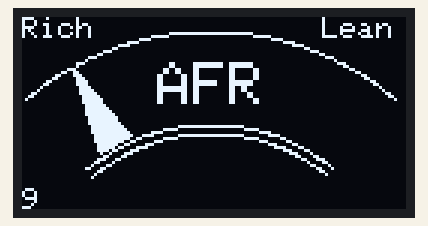
This sketch was run on a simulated Arduino Uno, built with avr-gcc and run on an emulated ATmega328P. Shown: 128×64 one-colour display.

Above: at 0.53 s.
At 5.33 s:
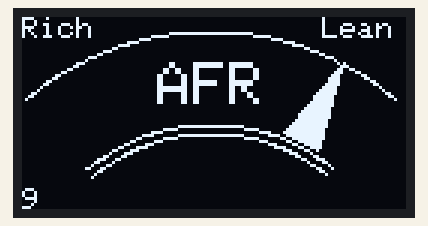
At 10.44 s:
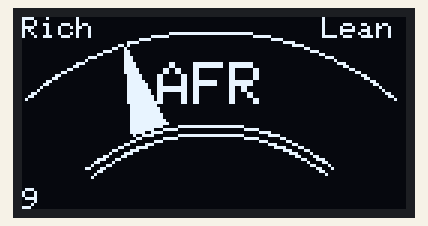
At 20.34 s:
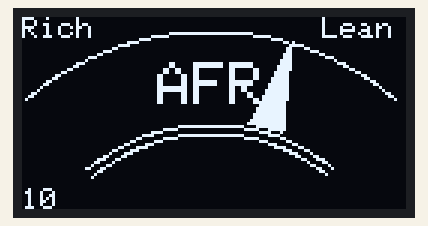
At 29.93 s:
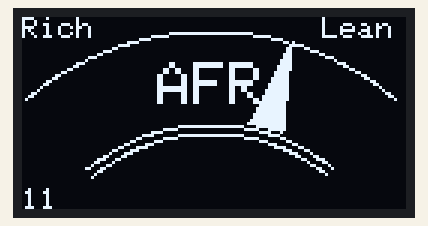
At 39.83 s:
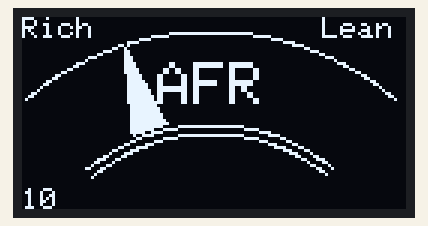

The sketch:

Circular-Gauge-Demo.ino
```cpp
#include "Circular_Gauge.h"

#define afrMin 9
#define afrMax 19

Circular_Gauge gauge(afrMin, afrMax, true);

void setup()   {
  Serial.begin(19200);
  gauge.begin();
}

void loop() {
  float value = getTestValue();
  gauge.drawGaugeData(value);
}

float testVal = afrMin;
float inc = 0.2;
boolean increase = true;
float getTestValue() {
  if (testVal >= afrMax) increase = false;
  if (testVal <= afrMin) increase = true;
  if (increase) testVal+=inc;
  else testVal-=inc;
  return testVal;
}
```

Circular_Gauge.cpp
```cpp
#include <SPI.h>
#include <Wire.h>
#include <Adafruit_GFX.h>
#include <Adafruit_SSD1306.h>
#include "Circular_Gauge.h"

#define OLED_RESET 4
Adafruit_SSD1306 display(OLED_RESET);

#if (SSD1306_LCDHEIGHT != 64)
#error("Height incorrect, please fix Adafruit_SSD1306.h!");
#endif

#define pi 3.14159265359
#define pi2 2 * pi

float startAngleD, startAngle;
float endAngleD, endAngle;
int centerX, centerY, radius;
bool _includeRenderTime;
unsigned long renderTime = 0;

int gaugeMin, gaugeMax;

Circular_Gauge::Circular_Gauge(int min, int max) : Circular_Gauge(min, max, false) { }

Circular_Gauge::Circular_Gauge(int min, int max, bool includeRenderTime = false) {
    float centerD = 270; //Angle where the center of the gauge will be
    float widthD = 40; //Angle that the gauge will be wide

    startAngleD = centerD - widthD;
    endAngleD   = centerD + widthD;

    centerX    = 63;//    Center of arc X (pixels)
    centerY    = 100;//    Center of arc Y (pixels)
    radius     = 65;//    Radious of arc (pixels)

    startAngle = startAngleD / 360 * pi2;
    endAngle   = endAngleD   / 360 * pi2;

    gaugeMin = min;
    gaugeMax = max;
    _includeRenderTime = includeRenderTime;
}

void drawRenderTime() {
    if (!_includeRenderTime) return;

    display.setTextColor(INVERSE);
    display.setCursor(0,57);
    display.setTextSize(1);
    display.println(renderTime);
}

void drawValue(char* value) {
    display.setTextColor(INVERSE);
    display.setTextSize(2);
    display.setCursor(34,50);
    display.println(value);
}

char* floatToString(float value) {
    char afr[6];
    dtostrf( value, 5, 2, afr);       // float, width, precision, buffer
    return afr;
}

float scale(float inScaleMin, float inScaleMax, float outScaleMin, float outScaleMax, float value){
    return ((value - inScaleMin) / (inScaleMax - inScaleMin) * (outScaleMax-outScaleMin)) + outScaleMin;
}

float angleToXD(float centerX, float radius, float angleD) {
    float angle = (angleD / 360) * (pi2);
    return centerX+radius*cos(angle); // Calculate arc point (X)
}
float angleToYD(float centerY, float radius, float angleD) {
    float angle = (angleD / 360) * (pi2);
    return centerY+radius*sin(angle); // Calculate arc point (Y)
}

void drawArc(float startAngle, float endAngle, float segments, int centerX, int centerY, int radius) {
    float resolution = (endAngle-startAngle)/segments; // Calculates steps in arc based on segments
    float x = centerX+radius*cos(startAngle); // Calculate start point of arc (X)
    float y = centerY+radius*sin(startAngle); // Calculate start point of arc (Y)
    display.writePixel(x,y,WHITE); // Place starting point of arc

    for (float angle = startAngle; angle < endAngle; angle += resolution) { // Sweep arc
        x = centerX+radius*cos(angle); // Calculate arc point (X)
        y = centerY+radius*sin(angle); // Calculate arc point (Y)
        display.writePixel(x,y,WHITE);
    }
}

void drawNeedle(float angle, float startAngle, float endAngle, float centerX, float centerY, int radius, int color){
    float leftX = angleToXD(centerX, radius+1, angle - 5);
    float leftY = angleToYD(centerY, radius+1, angle - 5);

    float rightX = angleToXD(centerX, radius+1, angle + 5);
    float rightY = angleToYD(centerY, radius+1, angle + 5);

    float topX = angleToXD(centerX, radius+30, angle);
    float topY = angleToYD(centerY, radius+30, angle);

    display.fillTriangle(leftX,leftY,topX,topY,rightX,rightY,color);
}

void drawGaugeLines(float startAngle, float endAngle, float centerX, float centerY, int radius){
    drawArc(startAngle, endAngle, 150, centerX, centerY, radius + 30);
    drawArc(startAngle, endAngle, 110, centerX, centerY, radius - 1);
    drawArc(startAngle, endAngle, 110, centerX, centerY, radius - 4);
}

void drawGaugeFrame() {
    display.clearDisplay();
    display.setTextColor(WHITE);
    display.setTextSize(1);

    display.setCursor(0, 0);
    display.println("Rich");
    display.setCursor(100, 0);
    display.println("Lean");

    display.setTextSize(2);
    display.setCursor(45,15);
    display.println("AFR");

    drawGaugeLines(startAngle, endAngle, centerX, centerY, 65);
}

void Circular_Gauge::drawGaugeData(float value) {
    float angle = scale(gaugeMin,gaugeMax,startAngleD,endAngleD,value);
    char* afr = floatToString(value);

    drawValue(afr);
    drawNeedle(angle, startAngle, endAngle, centerX, centerY, radius, INVERSE);
    renderTime = millis() - renderTime;
    drawRenderTime();
    display.display();
    drawRenderTime();
    renderTime = millis();
    drawNeedle(angle, startAngle, endAngle, centerX, centerY, radius, INVERSE); //erase the needle
    drawValue(afr);
}

void Circular_Gauge::begin() {
    // by default, we'll generate the high voltage from the 3.3v line internally! (neat!)
    display.begin(SSD1306_SWITCHCAPVCC, 0x3C);  // initialize with the I2C addr 0x3D (for the 128x64)
    drawGaugeFrame();
}
```

Circular_Gauge.h
```cpp
#include <Adafruit_SSD1306.h>

#ifndef _Circular_Gauge_H_
#define _Circular_Gauge_H_

class Circular_Gauge {
    public:
        Circular_Gauge(int min, int max);
        Circular_Gauge(int min, int max, bool includeRenderTime);

        Adafruit_SSD1306* getDisplay();

        void begin();
        void drawGaugeData(float value);
};

#endif
```
